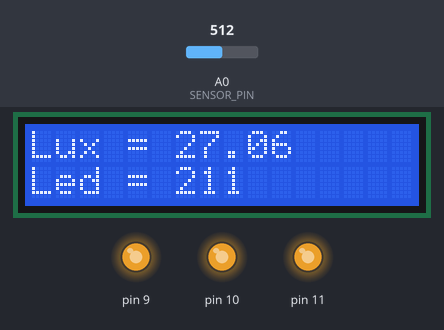
Recording of a sketch running on a simulated Arduino Uno, built with avr-gcc and run on an emulated ATmega328P. On the bench: 16×2 character LCD, output pins drawn as LEDs (lit = HIGH). The test bench sets the inputs (shaded band); at power-on: A0 (SENSOR_PIN) = 512. What the sketch prints to the serial monitor is not drawn.

Above: at 1.2 s.
1.3 s: A0 (SENSOR_PIN) set to 1023
At 2.5 s:
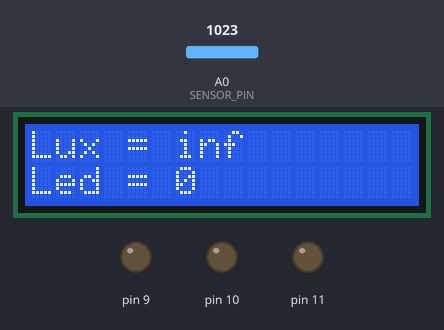
2.8 s: A0 (SENSOR_PIN) set to 1012
At 3.6 s:
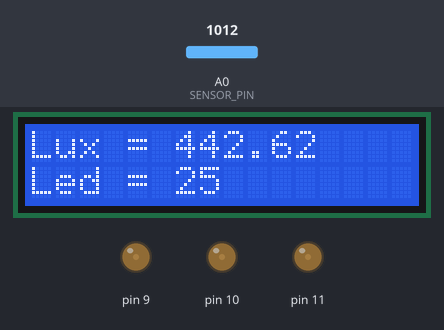
4.3 s: A0 (SENSOR_PIN) set to 900
At 4.8 s:
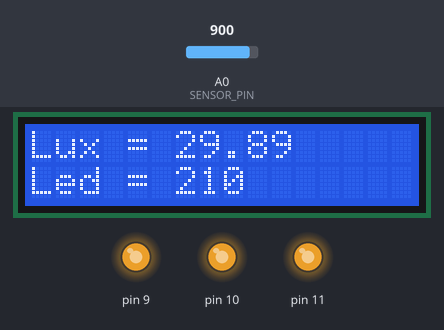
Timing chart, 0 to 7.3 s (numbered marks = the images above; inputs shaded):
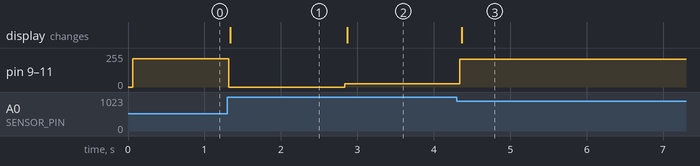

Measured:
- the behaviour switches between 1013 and 1012 on A0 (SENSOR_PIN) (found by bisection; images 1 and 2)
- after the input at 1.3 s, pin 9–11: 211/255 → 0/255 at once; the display: changes at once (image 1)
- after the input at 2.8 s, pin 9–11: 0/255 → 25/255 at once; the display: changes after 0.07 s (image 2)
- after the input at 4.3 s, pin 9–11: 25/255 → 210/255 at once; the display: changes after 0.07 s (image 3)

The sketch:

mcf.ino
```cpp
#include <math.h>
#include <LiquidCrystal.h>

double const A= -1.96300569740801;
double const B= 9.08743780492067;
int const SENSOR_PIN= A0;
int reglux;
int fadeAmount;
float const pente= 0.450;
int led9;
int led10;
int led11;
const int rs = 13, en = 12, d4 = 2, d5 = 3, d6 = 4, d7 = 5;
LiquidCrystal lcd(rs, en, d4, d5, d6, d7);


double resistance;
double luxSol;

double res_lux(double a, double b, double res);
double dig_res();


void setup() {
  Serial.begin(9600);
  for (int a =9; a <= 11; a++) {
     pinMode (a, OUTPUT);
  }
  lcd.begin(16, 2);

}

void loop() {
    resistance = dig_res();
    luxSol = res_lux(A,B,resistance);

    if (luxSol < 500)
    {
      reglux=500-luxSol;        //reg etant la valeur a ajuster en lux
      fadeAmount=pente*reglux-0.537;   //calcule le nombre de volt a envoyer en fonction du nombre de lux
    }
    else
    {
       fadeAmount=0;
       reglux = 0;
    }
        for (int b=9; b <= 11; b++)
        {
           analogWrite(b, fadeAmount);
        }

    Serial.print("Luminosité = ");
    Serial.println(luxSol);
    Serial.print("fadeAmount =");
    Serial.println(fadeAmount);

    lcd.clear();
    lcd.print("Lux = ");
    lcd.print(luxSol);
    lcd.setCursor(0,2);
    lcd.print("Led = ");
    lcd.print(fadeAmount);

    delay(10);

}

double dig_res() //a expliquer
{
    double rawData = analogRead(SENSOR_PIN);
    double resVolt = rawData / 1023 * 5;
    double ldrVolt = 5 - resVolt;
    double ldrRes = ldrVolt/resVolt * 100000;
    return ldrRes;
}

double res_lux(double a, double b, double res)
{
    double membre1 = pow(res, a);
    double membre2 = pow(10, b);
    double luxP = membre1 * membre2;
    double luxS= luxP*0.31+27;
    return luxS;
}
```
